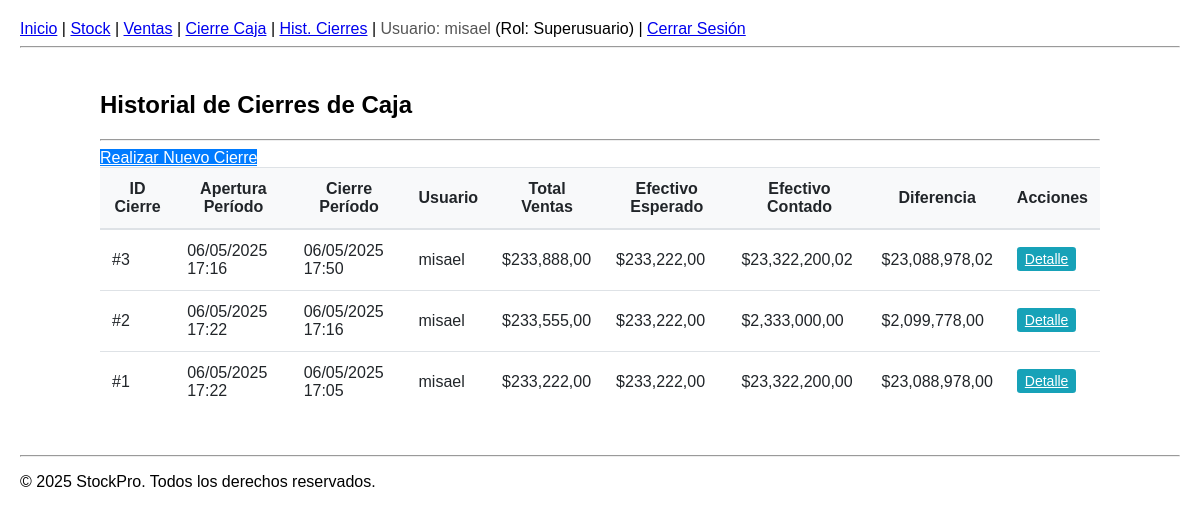
The app's page /closures/history/ (signed in), older data.
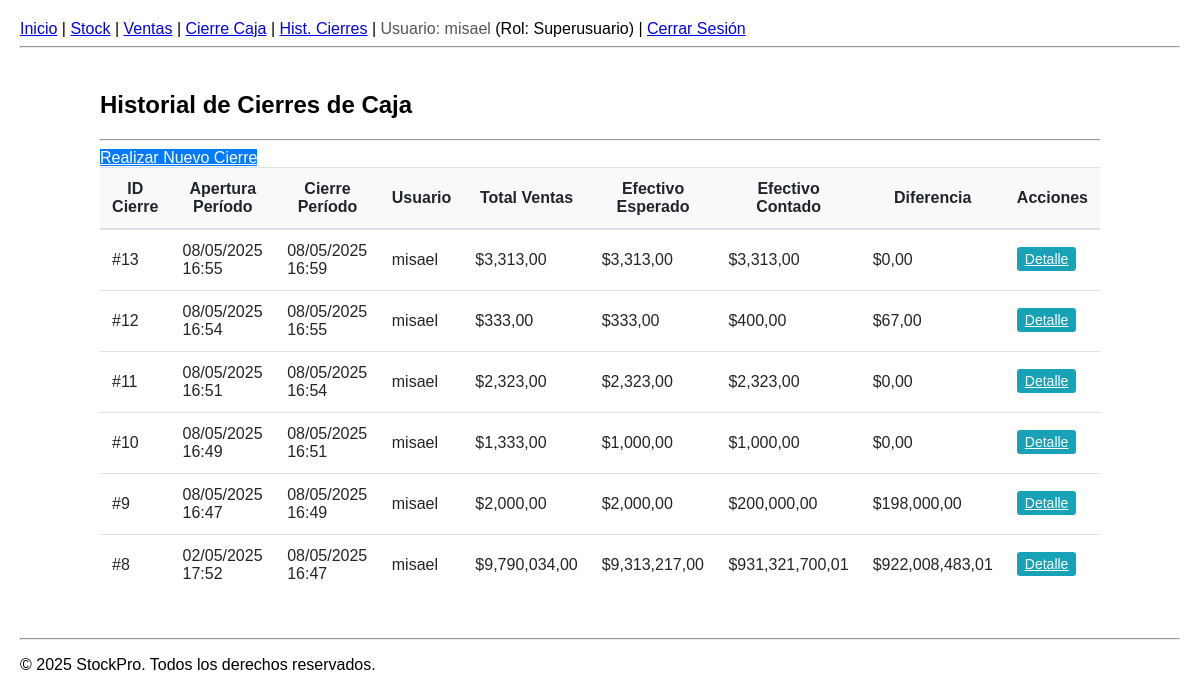
The same page, newer data.
### applications/closures/models.py (models this page shows, shortened)
class CashClosure(models.Model):
    closing_time = models.DateTimeField(default=timezone.now, verbose_name="Fecha y Hora de Cierre")
    user = models.ForeignKey(
        settings.AUTH_USER_MODEL,
        on_delete=models.SET_NULL, # O models.PROTECT si no quieres que se borren cierres si se borra el usuario
        null=True, # Permitir nulo si el usuario es borrado y se eligió SET_NULL
        verbose_name="Usuario que Cierra"
    )
    opening_time = models.DateTimeField(verbose_name="Fecha y Hora de Apertura del Período")
    closing_time = models.DateTimeField(default=timezone.now, verbose_name="Fecha y Hora de Cierre")
    user = models.ForeignKey(
        settings.AUTH_USER_MODEL,
        on_delete=models.SET_NULL,
        null=True,
        verbose_name="Usuario que Cierra"
    )
    expected_cash = models.DecimalField(max_digits=12, decimal_places=2, default=Decimal('0.00'), verbose_name="Efectivo Esperado (Sistema)")
    total_card_sales = models.DecimalField(max_digits=12, decimal_places=2, default=Decimal('0.00'), verbose_name="Total Ventas Tarjeta")
    total_transfer_sales = models.DecimalField(max_digits=12, decimal_places=2, default=Decimal('0.00'), verbose_name="Total Ventas Transferencia")
    grand_total_sales = models.DecimalField(max_digits=12, decimal_places=2, default=Decimal('0.00'), verbose_name="Total General de Ventas (Calculado)")
    total_sales_count = models.PositiveIntegerField(default=0, verbose_name="Cantidad Total de Ventas")
    counted_cash = models.DecimalField(max_digits=12, decimal_places=2, verbose_name="Efectivo Contado en Caja")
    cash_difference = models.DecimalField(max_digits=12, decimal_places=2, default=Decimal('0.00'), verbose_name="Diferencia de Efectivo")
    notes = models.TextField(blank=True, null=True, verbose_name="Notas / Observaciones")
    class Meta:
        verbose_name = "Cierre de Caja"
        verbose_name_plural = "Cierres de Caja"
        ordering = ['-closing_time']

### applications/closures/views.py (the view)
# urls.py: path('history/', views.closure_history_view, name='closure_history'),
@login_required
def closure_history_view(request):
    closures = CashClosure.objects.all().order_by('-closing_time')
    context = {
        'closures': closures,
        'title': 'Historial de Cierres de Caja'
    }
    return render(request, 'closures/closure_history.html', context)

### applications/closures/templates/closures/closure_history.html (shortened to what this page needs)
{% extends 'base.html' %}
{% load humanize %}
{% block content %}
<div class="table-container">
    <h2> {{ title }}</h2>
    <hr>
    <div class="mb-3 text-right">
        <a href="{% url 'closures:perform_closure' %}" class="btn btn-primary">
             Realizar Nuevo Cierre
        </a>
    </div>
    {% if closures %}
    <table class="table table-striped table-hover">
        <thead>
            <tr>
                <th>ID Cierre</th>
                <th>Apertura Período</th>
                <th>Cierre Período</th>
                <th>Usuario</th>
                <th>Total Ventas</th>
                <th>Efectivo Esperado</th>
                <th>Efectivo Contado</th>
                <th>Diferencia</th>
                <th>Acciones</th>
            </tr>
        </thead>
        <tbody>
            {% for closure in closures %}
            <tr>
                <td>#{{ closure.id }}</td>
                <td>{{ closure.opening_time|date:"d/m/Y H:i" }}</td>
                <td>{{ closure.closing_time|date:"d/m/Y H:i" }}</td>
                <td>{{ closure.user.username|default:"N/A" }}</td>
                <td>${{ closure.grand_total_sales|floatformat:2|intcomma }}</td>
                <td>${{ closure.expected_cash|floatformat:2|intcomma }}</td>
                <td>${{ closure.counted_cash|floatformat:2|intcomma }}</td>
                <td class="{% if closure.cash_difference < 0 %}text-danger{% elif closure.cash_difference > 0 %}text-success{% else %}text-dark{% endif %}">
                    ${{ closure.cash_difference|floatformat:2|intcomma }}
                </td>
                <td>
                    <a href="{% url 'closures:closure_detail' closure.id %}" class="btn btn-info btn-sm" title="Ver Detalle">
                         Detalle
                    </a>
                </td>
            </tr>
            {% endfor %}
        </tbody>
    </table>
    {% else %}
    <p class="text-center">No hay cierres de caja registrados todavía.</p>
    {% endif %}
</div>
{% endblock %}

Row changes from the older to the newer data that the page shows:
removed CashClosure: id "3", opening_time "06/05/2025 17:16", closing_time "06/05/2025 17:50", user.username "misael", grand_total_sales "233,888,00", expected_cash "233,222,00", counted_cash "23,322,200,02", cash_difference "23,088,978,02"
removed CashClosure: id "2", opening_time "06/05/2025 17:22", closing_time "06/05/2025 17:16", user.username "misael", grand_total_sales "233,555,00", expected_cash "233,222,00", counted_cash "2,333,000,00", cash_difference "2,099,778,00"
removed CashClosure: id "1", opening_time "06/05/2025 17:22", closing_time "06/05/2025 17:05", user.username "misael", grand_total_sales "233,222,00", expected_cash "233,222,00", counted_cash "23,322,200,00", cash_difference "23,088,978,00"
added CashClosure: id "13", opening_time "08/05/2025 16:55", closing_time "08/05/2025 16:59", user.username "misael", grand_total_sales "3,313,00", expected_cash "3,313,00", counted_cash "3,313,00", cash_difference "0,00"
added CashClosure: id "12", opening_time "08/05/2025 16:54", closing_time "08/05/2025 16:55", user.username "misael", grand_total_sales "333,00", expected_cash "333,00", counted_cash "400,00", cash_difference "67,00"
added CashClosure: id "11", opening_time "08/05/2025 16:51", closing_time "08/05/2025 16:54", user.username "misael", grand_total_sales "2,323,00", expected_cash "2,323,00", counted_cash "2,323,00", cash_difference "0,00"
added CashClosure: id "10", opening_time "08/05/2025 16:49", closing_time "08/05/2025 16:51", user.username "misael", grand_total_sales "1,333,00", expected_cash "1,000,00", counted_cash "1,000,00", cash_difference "0,00"
added CashClosure: id "9", opening_time "08/05/2025 16:47", closing_time "08/05/2025 16:49", user.username "misael", grand_total_sales "2,000,00", expected_cash "2,000,00", counted_cash "200,000,00", cash_difference "198,000,00"
added CashClosure: id "8", opening_time "02/05/2025 17:52", closing_time "08/05/2025 16:47", user.username "misael", grand_total_sales "9,790,034,00", expected_cash "9,313,217,00", counted_cash "931,321,700,01", cash_difference "922,008,483,01"
